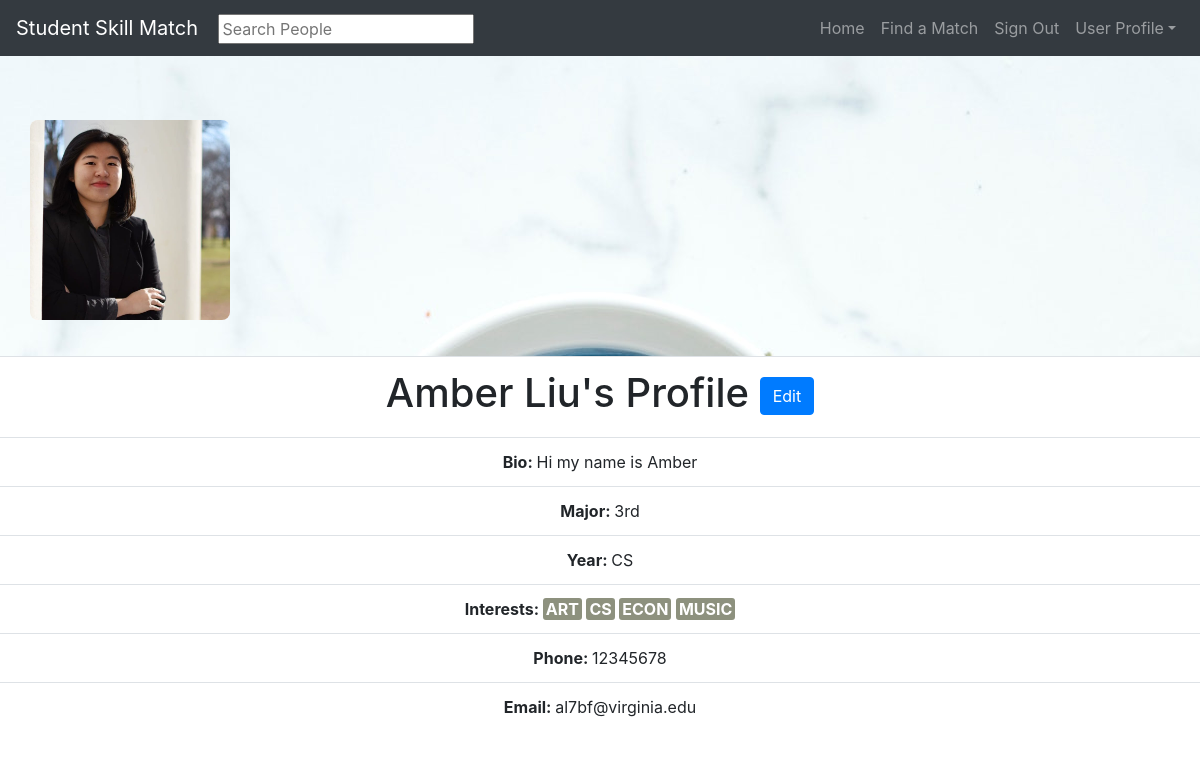
Before: /profile/ (signed in) with the older database file.
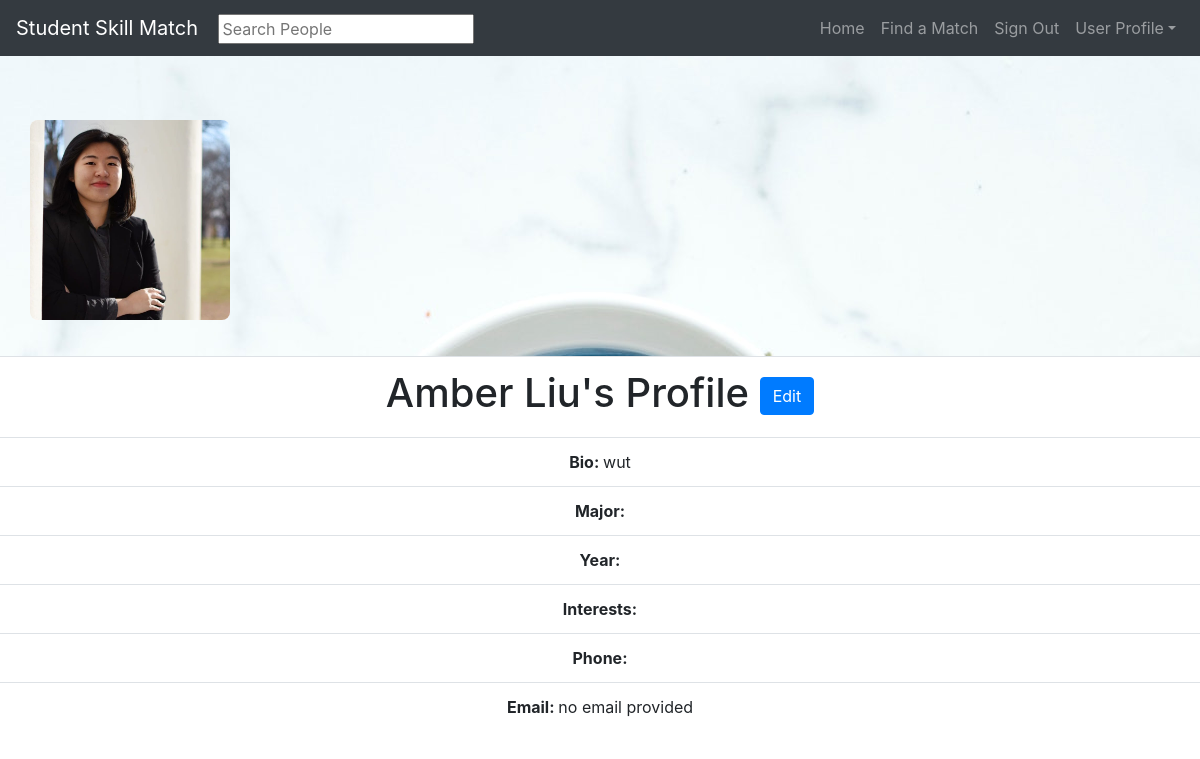
After: the same page with the newer database file.
### user_profile/models.py (models this page shows, shortened)
class profile(models.Model):
    profile_pic = models.ImageField(upload_to='profile_pictures')
    profile_background_image = models.ImageField(upload_to='profile_backgrounds')
    profile_bio = models.CharField(max_length=200)
    profile_year = models.CharField(max_length=100,default="")
    profile_major = models.CharField(max_length=100, default="")
    profile_phone = models.CharField(max_length=100, default="")
    profile_user = models.ForeignKey(User, on_delete=models.CASCADE)
    profile_email = models.CharField(max_length=100, default="no email provided")
    profile_perm_phone = models.BooleanField(default="False")
    profile_perm_notify = models.BooleanField(default="False")
    profile_perm_search = models.BooleanField(default="True")
    profile_perm_view = models.BooleanField(default="True")

class InterestTag(models.Model):
    tag_name = models.CharField(max_length=100)
    tag_active = models.BooleanField(default=True)
    tag_user = models.ForeignKey(User, on_delete=models.CASCADE)

### user_profile/views.py (the view)
# urls.py: path('', views.GetProfileView, name="User Profile"),
def GetProfileView(request):
    model = profile
    template_name = 'user_profile/profile.html'
    username = None
    if request.user.is_authenticated:
        current_user = request.user
        username = request.user.username
        try:
            current_profile = profile.objects.get(profile_user=current_user)
            if(InterestTag.objects.filter(tag_user=current_user).exists()):
                interests = list(InterestTag.objects.filter(tag_user=current_user))
            else:
                interests = []
            context = {
                    'name'  :   current_user.get_full_name(),
                    'img'   :   current_profile.profile_pic,
                    'bimg'  :   current_profile.profile_background_image,
                    'bio'   :   current_profile.profile_bio,
                    'major' :   current_profile.profile_year,
                    'year'  :   current_profile.profile_major,
                    'intr'  :   interests,
                    'phone'  :   current_profile.profile_phone,
                    'email'  :   current_profile.profile_email,
            }
            return render(request, template_name, context)
        except Exception as e:
            return render(request, 'user_profile/signup.html')
    else:
        return render(request, 'not_logged_in.html')

### user_profile/templates/user_profile/profile.html (shortened to what this page needs)
{% extends "base.html" %}
{% load static %}
{% block content %}
<div class="row image-container">
  <img class="profilebackground" src="{% get_media_prefix %}{{ bimg }}"></img>
  <div>
    <img class="img-thumbnail img-responsive profilepic" src="{% get_media_prefix %}{{ img }}"></img>
  </div>
</div>
<table class = "table" style="text-align:center;">
  <tr>
    <td>
      <h1> {{name}}'s Profile
        <a href="/profile/editprofile" class="btn btn-primary">Edit</a>
      </h1>
    </td>
  </tr>
  <tr>
    <td><strong>Bio: </strong> {{ bio }} </td>
  </tr>
  <tr>
    <td><strong>Major: </strong> {{ major }} </td>
  </tr>
  <tr>
    <td><strong>Year: </strong> {{ year }} </td>
  </tr>
  <tr>
    <td><strong>Interests: </strong>
        {% for tag in intr %}
          <div class="interest-tag"> {{ tag.tag_name }} </div>
        {% endfor %}
    </td>
  </tr>
  <tr>
    <td><strong>Phone: </strong> {{ phone }} </td>
  </tr>
  <tr>
    <td><strong>Email: </strong> {{ email }} </td>
  </tr>
</table>
{% endblock %}

Changed rows visible on the page:
removed InterestTag: tag_name "ART"
removed InterestTag: tag_name "CS"
removed InterestTag: tag_name "ECON"
removed InterestTag: tag_name "MUSIC"
changed profile: profile_bio "Hi my name is Amber" → "wut"; profile_email "al7bf@virginia.edu" → "no email provided"; profile_year "3rd" → (not shown); profile_major "CS" → (not shown); profile_phone "12345678" → (not shown)
